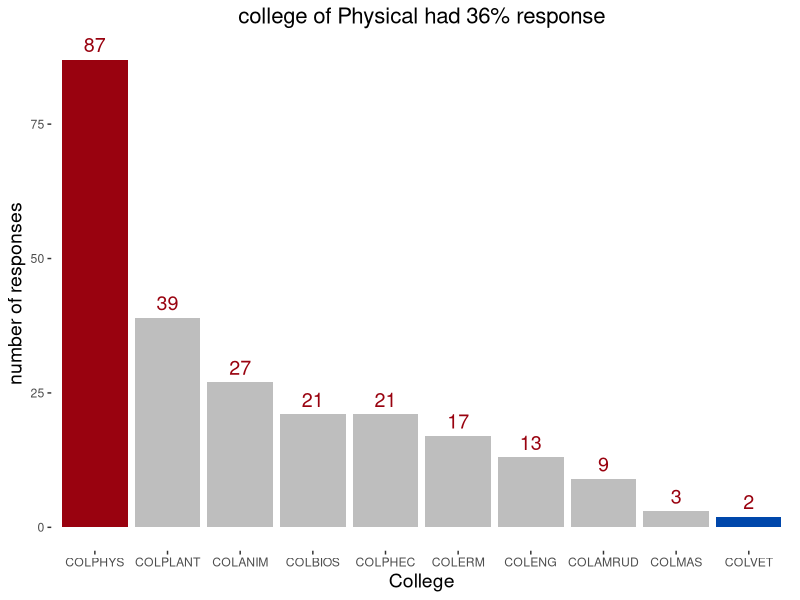
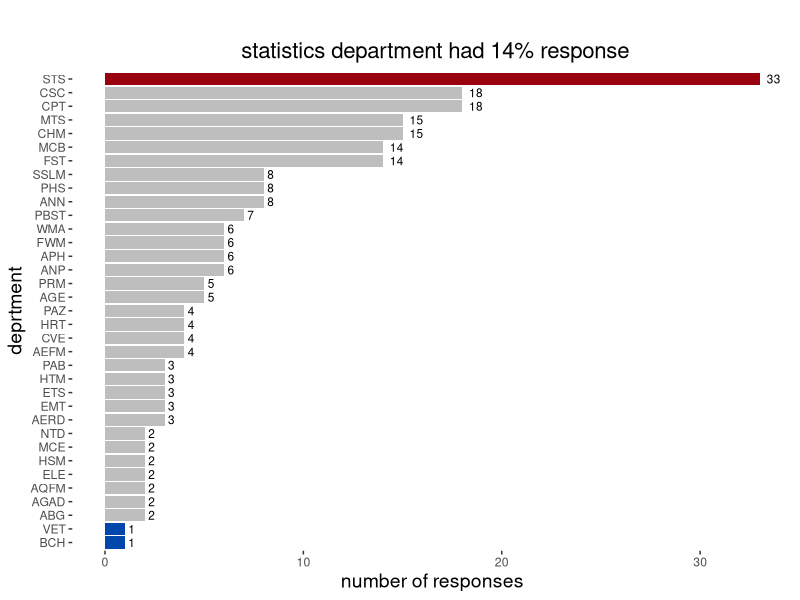
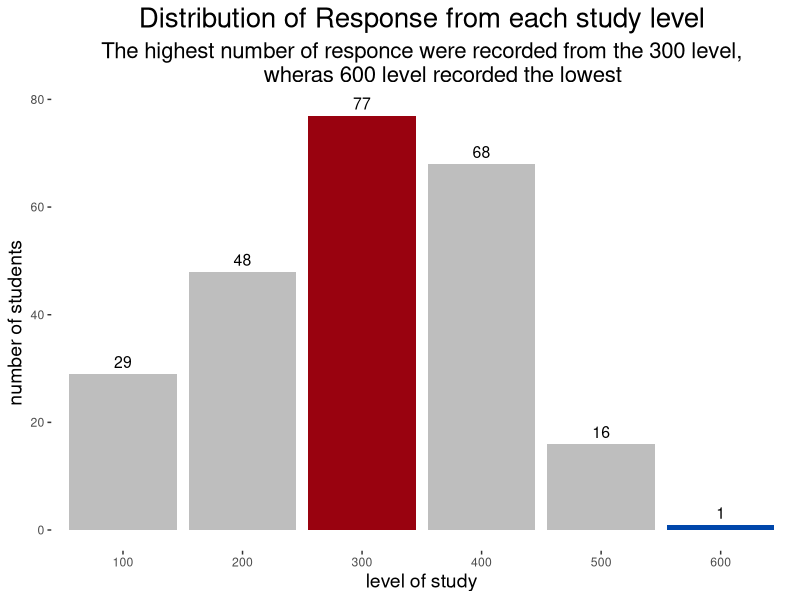
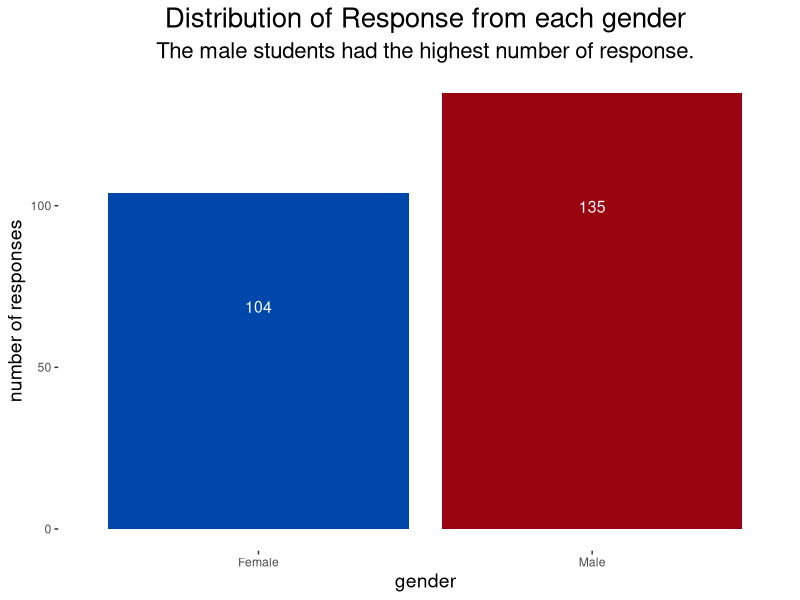

Reproduce these figures in R, in order. (Note: this script raises an error after producing the figures.)
# Load the necessary packages
my_packages <-c("tidyverse","likert","ggthemes","psych","gtable","gtExtra","skimr",
                "GPArotation","ordinal","MASS","rcompanion","brant","DescTools")
lapply(my_packages, require, character.only = TRUE)
survey <- read.csv("dataset/cleandf.csv", stringsAsFactors = TRUE)
View(survey)
str(survey)
survey$level <- factor(survey$level, levels = unique(c(100,200,300,400,500,600)))
socio <- survey[,c(2:11,73,74)]


#-------------------------------------------------------------------------------
# EXPLORING VARIABLES DISTRIBUTION
# count the category of each college


# create the bar plot
coll <-count(socio,college)
p1 <-ggplot(coll,aes(x = reorder(college, -n), y = n)) +
  geom_bar( stat = "identity", fill = c(rep("grey",7),"#99020f","grey","#0047AB")) +
  geom_text(aes(label = n), vjust = -0.5, color = "#99020f" , size = 5) +
  labs(
       subtitle ="college of Physical had 36% response",
       x = "College", y = "number of responses")
  ptheme <-theme(
    panel.background = element_blank(),
    plot.title = element_text(hjust = 0.5, size = 20),
    plot.subtitle = element_text(hjust = 0.5, size = 16),
    axis.title.x = element_text(size = 14),
    axis.title.y = element_text(size = 14)
  )

  p1+ptheme

  # Measuring the stress level of student

  lvl <-count(survey,stress_level)
  stl <-ggplot(lvl,aes(x = reorder(stress_level, -n), y = n)) +
    geom_bar( stat = "identity", fill = c("#0047ab",rep("#666666",3),"#99020f")) +
    geom_text(aes(label = n), vjust = -0.5, color = "#99020f" , size = 5) +
    labs(
      subtitle ="51% of the student suffers Major Depresion",
      x = "College", y = "number of students") + ptheme


# count the category of each department
department <- count(socio,department)
p2<-ggplot(department,aes(reorder(department, n), y = n)) +
  geom_col(fill = c(rep("grey",9),"#0047AB",rep("grey",22),"#99020f","#0047AB","grey")) +
geom_text(aes(label = n), hjust = -0.5, color = "black", size = 3) +
  labs(title = "",
       subtitle = " statistics department had 14% response",
       x = "deprtment", y = "number of responses")
p2+ptheme +coord_flip()


# count the category of each level
level <- count(socio,level)
# make the plot
p3<-ggplot(level,aes(level, y = n)) +
  geom_col(fill = c("grey","grey","#99020f","grey","grey","#0047AB")) +
  geom_text(aes(label = n), vjust = -0.5, color = "black", size = 4) +
  labs(title = "Distribution of Response from each study level",
       subtitle = "The highest number of responce were recorded from the 300 level,
       wheras 600 level recorded the lowest",
       x = "level of study", y = "number of students")
p3+ptheme

# count the category of each gender
gender <- count(socio,gender)
#make the plot
p4<-ggplot(gender,aes(gender, y = n)) +
  geom_col(fill = c("#0047AB","#99020f")) +
  geom_text(aes(label = n), vjust = 10, color = "white", size = 4) +
  labs(title = "Distribution of Response from each gender",
       subtitle = "The male students had the highest number of response.",
       x = "gender", y = "number of responses")
p4+ptheme

# count the category of each stress
stress <- count(socio,stress)
#make the plot
p5<-ggplot(stress,aes(stress, y = n)) +
  geom_col(fill = c("grey","grey" ,"#0047AB","grey","#99020f")) +
  geom_text(aes(label = n), vjust = 10, color = "white", size = 4) +
  labs(title = "Distribution of Response from each stress level",
       subtitle = "Most of the students suffers Very little stress",
       x = "stress level", y = "number of responses")
p5+ptheme

# count the category of each age group
age <- count(socio,age)
#make the plot
p6 <-ggplot(age,aes(age, y = n)) +
  geom_col(fill = c("#99020f","grey","#0047AB")) +
  geom_text(aes(label = n), vjust = -.5, color = "#99020f", size = 4) +
  labs(title = "Distribution of Response from each age group",
       subtitle = "The highest number of response fall within 18 - 23 age group",
       x = "age group", y = "number of responses")
p6+ptheme

#-------------------------------------------------------------------------------
# Amount of stress experienced by students
stress_scores <- c("above 300","250 - 299","200 - 249","150 - 199","below - 149")

Stress <- data.frame(stress =stress$stress,scores = stress_scores, count = stress$n)

Stress$scores <-factor(Stress$scores, ordered = is.ordered(Stress$scores))

#make the plot
p7 <-ggplot(Stress,aes(Stress,x = scores, y = count, fill = stress)) +
  geom_col() +
  geom_text(aes(label = count), vjust = 10, color = "white", size = 4) +
  labs(title = "Student Stress Status",
       subtitle = "Most students stress score falls below 145",
       x = "stress scores", y = "number of students")
p7+ptheme


stressors <- my_data[,6:8]

print(stressors)




# summarize the data
summary_table <- table(stressor_)
# Convert the summary table to percentages
percent_table <- round(summary_table / sum(summary_table) * 100, 1)
# Combine the tables into a data frame
summary_data <- data.frame(summary_table, percent_table)
# Rename the columns
colnames(summary_data) <- c("Count", "Percentage","Count", "Percentage")
# Print the summary data
print(summary_data)
